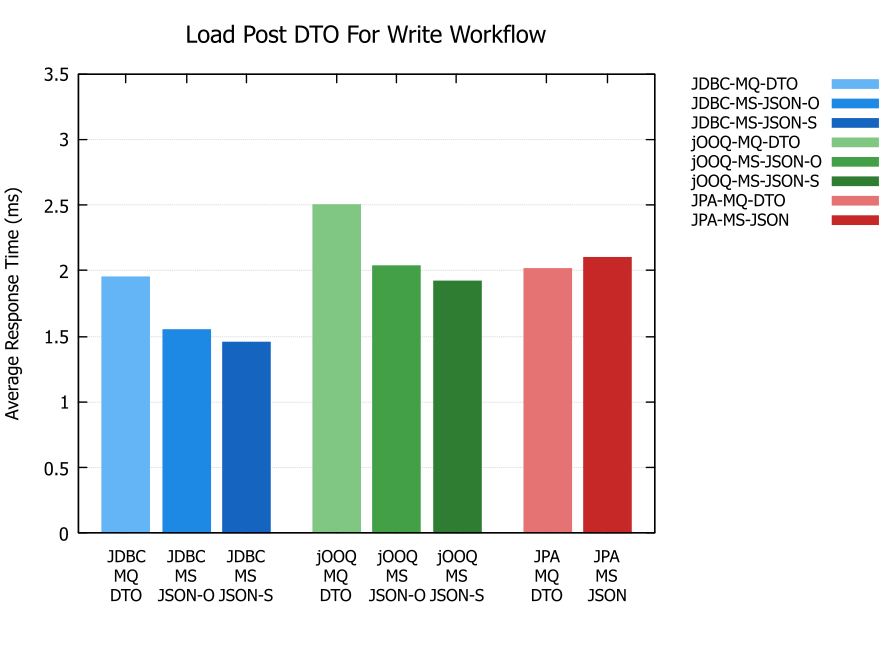

The gnuplot source for this figure:
# Uncomment ONE of the following pairs to render to file:
# set terminal svg enhanced font "arial,11" size 1200,550
# set output 'LoadPostDTOForWriteWorkflow.svg'
#
# set terminal pngcairo enhanced font "arial,11" fontscale 1.0 size 1200, 550
# set output 'LoadPostDTOForWriteWorkflow.png'

set style fill solid 1.00 noborder

set key outside right top vertical Left noreverse noenhanced autotitle nobox offset 1,0 font ",9"
set rmargin 24
set lmargin 8
set bmargin 6

set title "Load Post DTO For Write Workflow" font ",13"
set ylabel "Average Response Time (ms)"
set yrange [ 0.0 : 3.5 ] noreverse writeback
set grid ytics lt 0 lw 0.5 lc rgb "#cccccc"

set boxwidth 0.8 absolute
set style data boxes

set xtics ( \
  "JDBC\nMQ\nDTO" 0, \
  "JDBC\nMS\nJSON-O" 1, \
  "JDBC\nMS\nJSON-S" 2, \
  "jOOQ\nMQ\nDTO" 3.5, \
  "jOOQ\nMS\nJSON-O" 4.5, \
  "jOOQ\nMS\nJSON-S" 5.5, \
  "JPA\nMQ\nDTO" 7, \
  "JPA\nMS\nJSON" 8 \
) font ",9"
set xrange [-0.8:8.8]

# JDBC  shades: light blue / medium blue / dark blue
# jOOQ  shades: light green / medium green / dark green
# JPA   shades: light red / dark red
plot \
  'bar1.dat' using 1:2 ti "JDBC-MQ-DTO"     lc rgb "#64B5F6", \
  'bar2.dat' using 1:2 ti "JDBC-MS-JSON-O"  lc rgb "#1E88E5", \
  'bar3.dat' using 1:2 ti "JDBC-MS-JSON-S"  lc rgb "#1565C0", \
  'bar4.dat' using 1:2 ti "jOOQ-MQ-DTO"     lc rgb "#81C784", \
  'bar5.dat' using 1:2 ti "jOOQ-MS-JSON-O"  lc rgb "#43A047", \
  'bar6.dat' using 1:2 ti "jOOQ-MS-JSON-S"  lc rgb "#2E7D32", \
  'bar7.dat' using 1:2 ti "JPA-MQ-DTO"      lc rgb "#E57373", \
  'bar8.dat' using 1:2 ti "JPA-MS-JSON"     lc rgb "#C62828"
